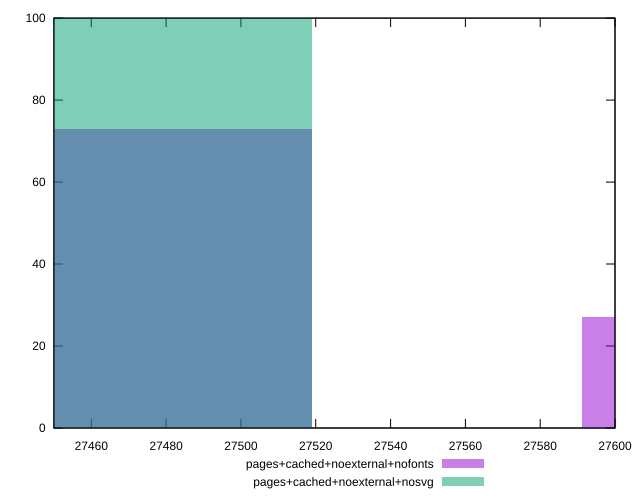

Source code (gnuplot):
reset

$pagesCachedNoexternalNofonts <<EOF
27482.962748371752 73
27627.23026936058 27
EOF

$pagesCachedNoexternalNosvg <<EOF
27482.962748371752 100
EOF

set key outside below
set boxwidth 72.13376049441405
set xrange [27450:27600]
set yrange [0:100]
set trange [0:100]
set style fill transparent solid 0.5 noborder
set terminal svg size 640, 500 enhanced background rgb 'white'
set output "report_00007_2020-12-11T15:55:29.892Z/uses-webp-images/comparison/histogram/6_vs_7.svg"

plot $pagesCachedNoexternalNofonts title "pages+cached+noexternal+nofonts" with boxes, \
     $pagesCachedNoexternalNosvg title "pages+cached+noexternal+nosvg" with boxes

reset
